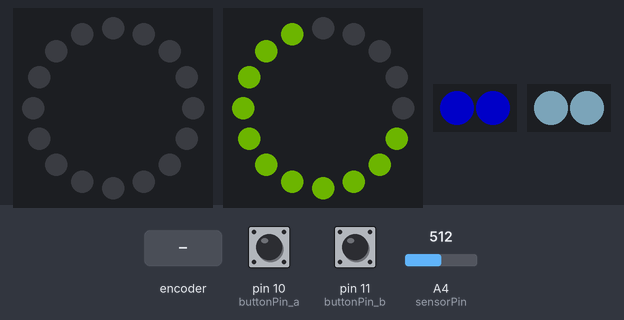
Bench run of a sketch on a simulated Arduino Uno, built with avr-gcc and run on an emulated ATmega328P. On the bench: 2 × 16 RGB LEDs in a ring, first at the top, clockwise, 2 × 2 RGB LEDs in strip order, left to right. The inputs (shaded band) are chosen by the test bench; at power-on: A4 (sensorPin) = 512, pin 10 (buttonPin_a) HIGH, pin 11 (buttonPin_b) HIGH. Dim RGB values are drawn brighter than linear.

Above: at 1.2 s.
1.3 s: rotary encoder on pin 10 (buttonPin_a) / pin 11 (buttonPin_b) turned 3 steps (first pin leading)
At 1.97 s:
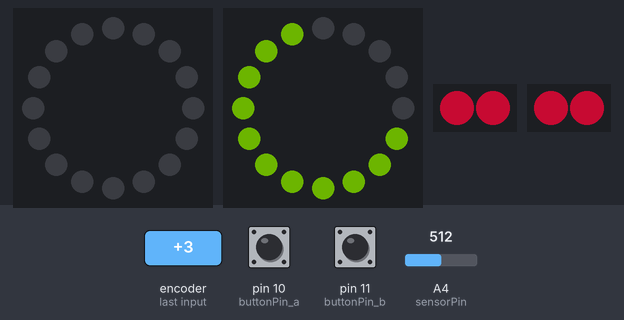
3.4 s: A4 (sensorPin) set to 716
At 4.78 s:
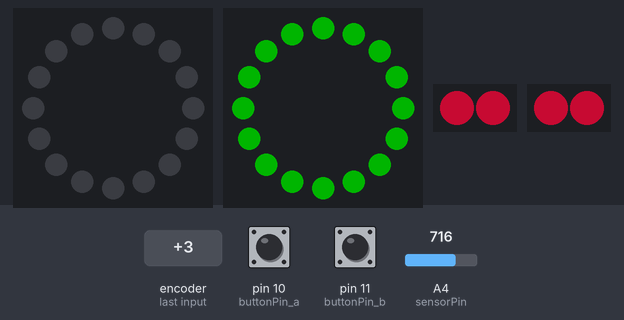
5.8 s: A4 (sensorPin) set to 306
At 6.12 s:
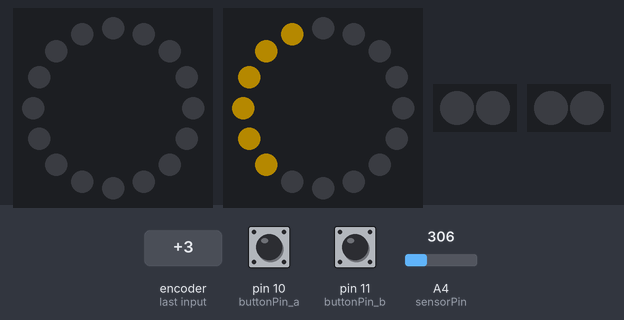
8.0 s: rotary encoder on pin 10 (buttonPin_a) / pin 11 (buttonPin_b) turned 1 step (first pin leading)
At 9.2 s:
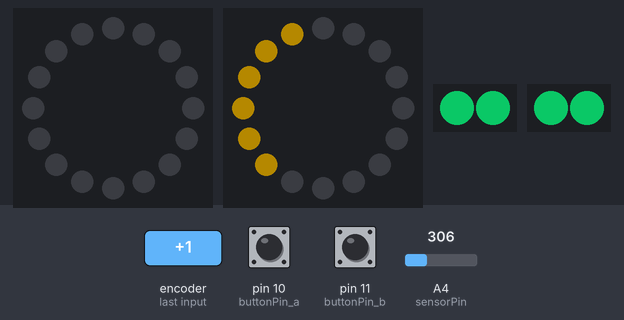
11.2 s: A4 (sensorPin) set to 140
At 12.2 s:
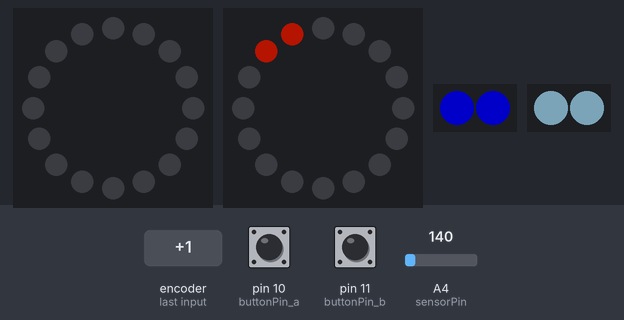
12.7 s: rotary encoder on pin 10 (buttonPin_a) / pin 11 (buttonPin_b) turned 3 steps (first pin leading)
At 13.36 s:
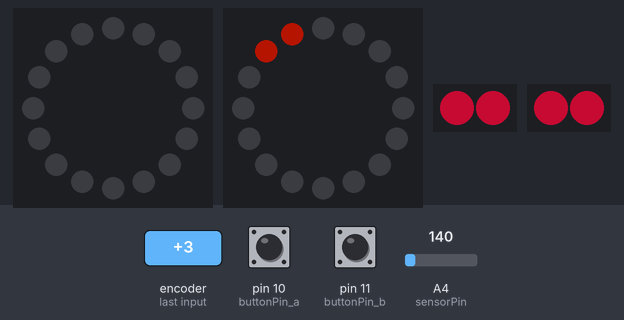
Timing chart, 0 to 15.8 s (numbered marks = the images above; inputs shaded):
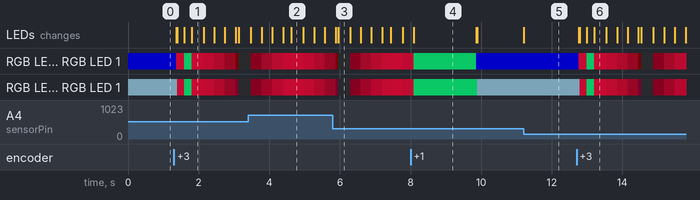

The sketch:

Ring_with_Buttons_rings_in_funcitons.ino
```cpp
#include <Adafruit_NeoPixel.h>

//6, 8, 9, 10, 11 work for ring
// 7, 14, 15 not working
Adafruit_NeoPixel ring_a = Adafruit_NeoPixel(16, 7);
Adafruit_NeoPixel ring_b = Adafruit_NeoPixel(16, 6);
Adafruit_NeoPixel button_a = Adafruit_NeoPixel(2, 8);
Adafruit_NeoPixel button_b = Adafruit_NeoPixel(2, 9);
const int buttonPin_a = 10;
const int buttonPin_b = 11;
int sensorPin = A4;
int sensorValue = 0;

String person_a = "John";
String person_b = "Quincy";

//information from server
int totalToday_a = 0;
int totalToday_b = 0;
int todayGoal_a = 670;
int todayGoal_b = 670;
int buttonR_a = 0;
int buttonG_a = 0;
int buttonB_a = 255;
int buttonR_b = 120;
int buttonG_b = 160;
int buttonB_b = 180;

float light_a;
float light_b;
uint32_t color_a = ring_a.Color(255, 0, 0);
uint32_t color_b = ring_b.Color(255, 0, 0);

uint32_t buttonColor_a = button_a.Color(buttonR_a, buttonG_a, buttonB_a);
uint32_t buttonColor_b = button_b.Color(buttonR_b, buttonG_b, buttonB_b);

int buttonState_a = 0;
int buttonState_b = 0;
int previousButtonState_a = HIGH;
int previousButtonState_b = HIGH;

float fadeCounter_a = 0;
float fadeCounter_b = 0;
int confirmingCounter_a = 0;
int confirmingCounter_b = 0;
boolean confirming_a = false;
boolean confirming_b = false;

boolean recording_a = false;
boolean recording_b = false;


void setup() {
  ring_a.begin();
  ring_b.begin();
  button_a.begin();
  button_b.begin();
  ring_a.show(); // Initialize all pixels to 'off'
  ring_b.show();
  button_a.show();
  button_b.show();
  ring_a.setBrightness(64);
  ring_b.setBrightness(64);
  button_a.setBrightness(100);
  button_b.setBrightness(100);
  pinMode(buttonPin_a, INPUT);
  pinMode(buttonPin_b, INPUT);
}

void loop(){
  sensorValue = analogRead(sensorPin);
//  Serial.println(sensorValue);
  totalToday_b = sensorValue;

//.....................................................................

  senseButtonA();
  senseButtonB();
  displayButtonA();
  displayButtonB();

  displayRingA();
  displayRingB();
  delay(10);
}

//-----------------------------------------------------------------------

void sendAChore(){
  //start time
  //end time
  //duration?
  //person
}

//-----------------------------------------------------------------------

void senseButtonA(){
  buttonState_a = digitalRead(buttonPin_a);
  if ((buttonState_a != previousButtonState_a) && (buttonState_a == HIGH)) {
    if(recording_a == false){
      //set start time
    }
    else if(recording_a == true){
      //set end time
      //feed this start, end and person
      sendAChore();
      confirming_a = true;
    }
    recording_a = !recording_a;
    fadeCounter_a = 0;
//    Serial.println(recording_a);
  }
  previousButtonState_a = buttonState_a;
//  Serial.println(buttonState_a);
}

//-----------------------------------------------------------------------

void senseButtonB(){
  buttonState_b = digitalRead(buttonPin_b);
  if ((buttonState_b != previousButtonState_b) && (buttonState_b == HIGH)) {
    if(recording_b == false){
      //set start time
    }
    else if(recording_b == true){
      //set end time
      //feed this start, end and person
      sendAChore();
      confirming_b = true;
    }
    recording_b = !recording_b;
    fadeCounter_b = 0;
  }
  previousButtonState_b = buttonState_b;
}

//-----------------------------------------------------------------------

void displayButtonA(){
  //change button behavior when recording
  if(recording_a == true){
    button_a.setBrightness(int(cos(fadeCounter_a)*50 + 50));
    button_a.setPixelColor(0, 255, 15, 65);
    button_a.setPixelColor(1, 255, 15, 65);
    button_a.show();
    fadeCounter_a = fadeCounter_a + .03;
    if(fadeCounter_a > 6.2){
      fadeCounter_a = 0;
    }
  }
  else if(confirming_a){
    button_a.setBrightness(100);
    button_a.setPixelColor(0, 13, 255, 130);
    button_a.setPixelColor(1, 13, 255, 130);
    button_a.show();
    confirmingCounter_a ++;
    if(confirmingCounter_a > 150){
      confirming_a = false;
      confirmingCounter_a = 0;
    }
  }
  else{
    button_a.setBrightness(100);
    button_a.setPixelColor(0, buttonColor_a);
    button_a.setPixelColor(1, buttonColor_a);
    button_a.show();
  }
}

//-----------------------------------------------------------------------

void displayButtonB(){
  //change button behavior when recording
  if(recording_b == true){
    button_b.setBrightness(int(cos(fadeCounter_b)*50 + 50));
    button_b.setPixelColor(0, 255, 15, 65);
    button_b.setPixelColor(1, 255, 15, 65);
    button_b.show();
    fadeCounter_b = fadeCounter_b + .03;
    if(fadeCounter_b > 6.2){
      fadeCounter_b = 0;
    }
  }
  else if(confirming_b){
    button_b.setBrightness(100);
    button_b.setPixelColor(0, 13, 255, 130);
    button_b.setPixelColor(1, 13, 255, 130);
    button_b.show();
    confirmingCounter_b ++;
    if(confirmingCounter_b > 150){
      confirming_b = false;
      confirmingCounter_b = 0;
    }
  }
  else{
    button_b.setBrightness(100);
    button_b.setPixelColor(0, buttonColor_b);
    button_b.setPixelColor(1, buttonColor_b);
    button_b.show();
  }
}

//-----------------------------------------------------------------------

void displayRingA(){
  //calculate number of lights
  light_a = (totalToday_a*16)/todayGoal_a;
  //color ring A
  if(light_a > 16){
    color_a = ring_a.Color(0, 255, 0);
  }
  else if(light_a > 15){
    color_a = ring_a.Color(40, 255, 0);
  }
  else if(light_a > 14){
    color_a = ring_a.Color(80, 255, 0);
  }
  else if(light_a > 13){
    color_a = ring_a.Color(100, 255, 0);
  }
  else if(light_a > 12){
    color_a = ring_a.Color(125, 255, 0);
  }
  else if(light_a > 11){
    color_a = ring_a.Color(150, 255, 0);
  }
  else if(light_a > 10){
    color_a = ring_a.Color(190, 255, 0);
  }
  else if(light_a > 9){
    color_a = ring_a.Color(220, 255, 0);
  }
  else if(light_a > 8){
    color_a = ring_a.Color(255, 240, 0);
  }
  else if(light_a > 7){
    color_a = ring_a.Color(255, 220, 0);
  }
  else if(light_a > 6){
    color_a = ring_a.Color(255, 190, 0);
  }
  else if(light_a > 5){
    color_a = ring_a.Color(255, 150, 0);
  }
  else if(light_a > 4){
    color_a = ring_a.Color(255, 100, 0);
  }
  else if(light_a > 3){
    color_a = ring_a.Color(255, 60, 0);
  }
  else if(light_a > 2){
    color_a = ring_a.Color(255, 30, 0);
  }
  else{
    color_a = ring_a.Color(255, 0, 0);
  }


  //light ring A
  if(light_a > 0){
    ring_a.setPixelColor(15, color_a);
  }
  else{
    ring_a.setPixelColor(15, 0, 0, 0);
  }
  if(light_a > 2){
    ring_a.setPixelColor(14, color_a);
  }
  else{
    ring_a.setPixelColor(14, 0, 0, 0);
  }
  if(light_a > 3){
    ring_a.setPixelColor(13, color_a);
  }
  else{
    ring_a.setPixelColor(13, 0, 0, 0);
  }
  if(light_a > 4){
    ring_a.setPixelColor(12, color_a);
  }
  else{
    ring_a.setPixelColor(12, 0, 0, 0);
  }
  if(light_a > 5){
    ring_a.setPixelColor(11, color_a);
  }
  else{
    ring_a.setPixelColor(11, 0, 0, 0);
  }
  if(light_a > 6){
    ring_a.setPixelColor(10, color_a);
  }
  else{
    ring_a.setPixelColor(10, 0, 0, 0);
  }
  if(light_a > 7){
    ring_a.setPixelColor(9, color_a);
  }
  else{
    ring_a.setPixelColor(9, 0, 0, 0);
  }
  if(light_a > 8){
    ring_a.setPixelColor(8, color_a);
  }
  else{
    ring_a.setPixelColor(8, 0, 0, 0);
  }
  if(light_a > 9){
    ring_a.setPixelColor(7, color_a);
  }
  else{
    ring_a.setPixelColor(7, 0, 0, 0);
  }
  if(light_a > 10){
    ring_a.setPixelColor(6, color_a);
  }
  else{
    ring_a.setPixelColor(6, 0, 0, 0);
  }
  if(light_a > 11){
    ring_a.setPixelColor(5, color_a);
  }
  else{
    ring_a.setPixelColor(5, 0, 0, 0);
  }
  if(light_a > 12){
    ring_a.setPixelColor(4, color_a);
  }
  else{
    ring_a.setPixelColor(4, 0, 0, 0);
  }
  if(light_a > 13){
    ring_a.setPixelColor(3, color_a);
  }
  else{
    ring_a.setPixelColor(3, 0, 0, 0);
  }
  if(light_a > 14){
    ring_a.setPixelColor(2, color_a);
  }
  else{
    ring_a.setPixelColor(2, 0, 0, 0);
  }
  if(light_a > 15){
    ring_a.setPixelColor(1, color_a);
  }
  else{
    ring_a.setPixelColor(1, 0, 0, 0);
  }
  if(light_a > 16){
    ring_a.setPixelColor(0, color_a);
  }
  else{
    ring_a.setPixelColor(0, 0, 0, 0);
  }


  ring_a.show();
}

//-----------------------------------------------------------------------

void displayRingB(){
  //caculate number of lights
  light_b = (totalToday_b*16)/todayGoal_b;

  //color ring B
  if(light_b > 16){
    color_b = ring_b.Color(0, 255, 0);
  }
  else if(light_b > 15){
    color_b = ring_b.Color(40, 255, 0);
  }
  else if(light_b > 14){
    color_b = ring_b.Color(80, 255, 0);
  }
  else if(light_b > 13){
    color_b = ring_b.Color(100, 255, 0);
  }
  else if(light_b > 12){
    color_b = ring_b.Color(125, 255, 0);
  }
  else if(light_b > 11){
    color_b = ring_b.Color(150, 255, 0);
  }
  else if(light_b > 10){
    color_b = ring_b.Color(190, 255, 0);
  }
  else if(light_b > 9){
    color_b = ring_b.Color(220, 255, 0);
  }
  else if(light_b > 8){
    color_b = ring_b.Color(255, 240, 0);
  }
  else if(light_b > 7){
    color_b = ring_b.Color(255, 220, 0);
  }
  else if(light_b > 6){
    color_b = ring_b.Color(255, 190, 0);
  }
  else if(light_b > 5){
    color_b = ring_b.Color(255, 150, 0);
  }
  else if(light_b > 4){
    color_b = ring_b.Color(255, 100, 0);
  }
  else if(light_b > 3){
    color_b = ring_b.Color(255, 60, 0);
  }
  else if(light_b > 2){
    color_b = ring_b.Color(255, 30, 0);
  }
  else{
    color_b = ring_b.Color(255, 0, 0);
  }


  //light ring B
  if(light_b > 0){
    ring_b.setPixelColor(15, color_b);
  }
  else{
    ring_b.setPixelColor(15, 0, 0, 0);
  }
  if(light_b > 2){
    ring_b.setPixelColor(14, color_b);
  }
  else{
    ring_b.setPixelColor(14, 0, 0, 0);
  }
  if(light_b > 3){
    ring_b.setPixelColor(13, color_b);
  }
  else{
    ring_b.setPixelColor(13, 0, 0, 0);
  }
  if(light_b > 4){
    ring_b.setPixelColor(12, color_b);
  }
  else{
    ring_b.setPixelColor(12, 0, 0, 0);
  }
  if(light_b > 5){
    ring_b.setPixelColor(11, color_b);
  }
  else{
    ring_b.setPixelColor(11, 0, 0, 0);
  }
  if(light_b > 6){
    ring_b.setPixelColor(10, color_b);
  }
  else{
    ring_b.setPixelColor(10, 0, 0, 0);
  }
  if(light_b > 7){
    ring_b.setPixelColor(9, color_b);
  }
  else{
    ring_b.setPixelColor(9, 0, 0, 0);
  }
  if(light_b > 8){
    ring_b.setPixelColor(8, color_b);
  }
  else{
    ring_b.setPixelColor(8, 0, 0, 0);
  }
  if(light_b > 9){
    ring_b.setPixelColor(7, color_b);
  }
  else{
    ring_b.setPixelColor(7, 0, 0, 0);
  }
  if(light_b > 10){
    ring_b.setPixelColor(6, color_b);
  }
  else{
    ring_b.setPixelColor(6, 0, 0, 0);
  }
  if(light_b > 11){
    ring_b.setPixelColor(5, color_b);
  }
  else{
    ring_b.setPixelColor(5, 0, 0, 0);
  }
  if(light_b > 12){
    ring_b.setPixelColor(4, color_b);
  }
  else{
    ring_b.setPixelColor(4, 0, 0, 0);
  }
  if(light_b > 13){
    ring_b.setPixelColor(3, color_b);
  }
  else{
    ring_b.setPixelColor(3, 0, 0, 0);
  }
  if(light_b > 14){
    ring_b.setPixelColor(2, color_b);
  }
  else{
    ring_b.setPixelColor(2, 0, 0, 0);
  }
  if(light_b > 15){
    ring_b.setPixelColor(1, color_b);
  }
  else{
    ring_b.setPixelColor(1, 0, 0, 0);
  }
  if(light_b > 16){
    ring_b.setPixelColor(0, color_b);
  }
  else{
    ring_b.setPixelColor(0, 0, 0, 0);
  }


  ring_b.show();
}
```

Measured:
- after the input at 1.3 s, RGB LED 0, RGB LED 1: RGB(47, 63, 71) → RGB(99, 5, 25) after 0.10 s, → RGB(5, 100, 51) 0.19 s later, → RGB(99, 5, 25) 0.21 s later, → RGB(85, 5, 21) 0.34 s later, … (8 changes in this stretch)
- after the input at 3.4 s, the LEDs: first change after 0.08 s (image 2 shows a later state)
- after the input at 5.8 s, the LEDs: first change after 0.08 s (image 3 shows a later state)
- after the input at 11.2 s, the LEDs: change at once (image 5)
- after the input at 12.7 s, RGB LED 0, RGB LED 1: RGB(47, 63, 71) → RGB(99, 5, 25) after 0.09 s, → RGB(5, 100, 51) 0.19 s later, → RGB(99, 5, 25) 0.21 s later, → RGB(85, 5, 21) 0.34 s later, … (12 changes in this stretch)
- what the display in image 4 shows lasts 1.8 s, from 8.1 s to 9.9 s
